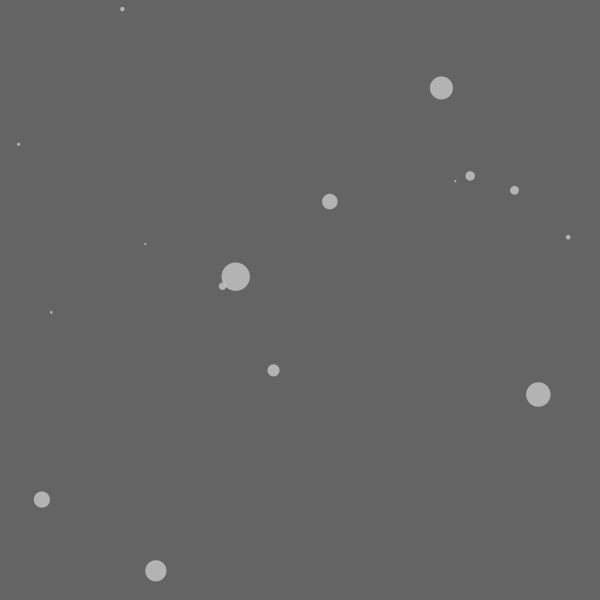
Frame 1 (no input)
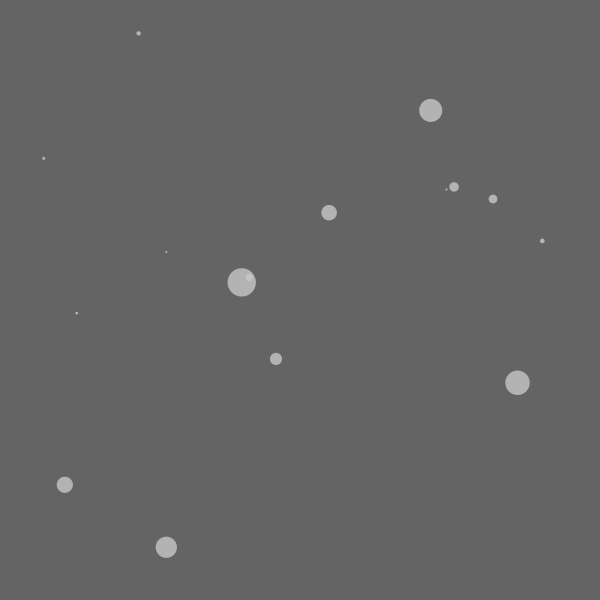
Frame 60 (the mouse pressed at the canvas centre just before this capture)
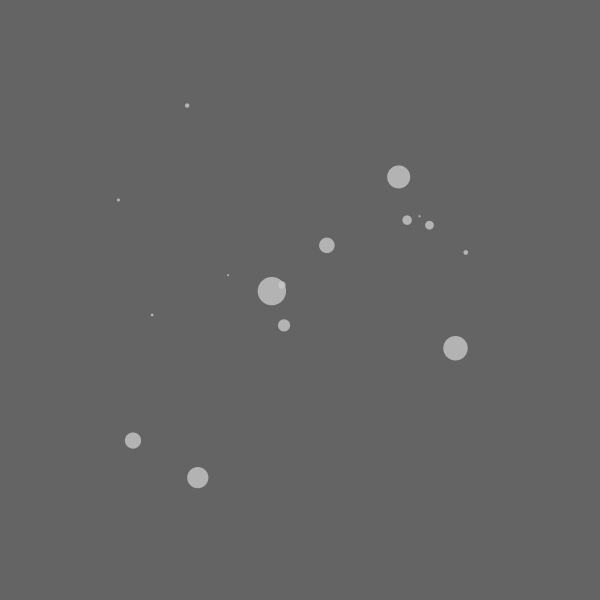
Frame 120 (the mouse held since frame 60 and released just before this capture)

The Processing sketch that drew these frames (run headless with seeded random() and noise(); from frame 60 on, the mouse is pressed at the canvas centre):

// Processing sketch: Example_02_08
// ── Example_02_08.pde
Mover[] movers = new Mover[16];

//Shiffman puts the variable for gravity G on the main sketch
//and references it on the Mover class.
//It works. I suppose that since the variable is declared here
//it will be available to the whole program
float G = 1;

void setup() {
  size(600, 600);
  pixelDensity(displayDensity());
  for (int i = 0; i < movers.length; i++) {
    movers[i] = new Mover(random(0.1, 2), random(width), random(height));
  }
}

void draw() {
  background(100);

  for (int i = 0; i < movers.length; i++) {
    for (int j = 0; j < movers.length; j++) {
      if (i != j) {
        PVector force = movers[j].attract(movers[i]);
        movers[i].applyForce(force);
      }
    }
    movers[i].update();
    movers[i].render();
  }
}

// ── Mover.pde
class Mover {
  PVector pos;
  PVector vel;
  PVector acc;
  float mass;

  Mover(float _m, float _x, float _y) {
    pos = new PVector(_x, _y);
    vel = new PVector(0, 0);
    acc = new PVector(0, 0);
    mass = _m;
  }

  void update() {
    vel.add(acc);
    pos.add(vel);
    acc.mult(0);
  }

  void render() {
    noStroke();
    fill(200, 200);
    ellipse(pos.x, pos.y, mass * 16, mass * 16);
  }

  void applyForce(PVector _f) {
    PVector force = PVector.div(_f, mass);
    acc.add(force);
  }

  PVector attract (Mover _m) {
    PVector force = PVector.sub(pos, _m.pos);
    float distance = force.mag();
    distance = constrain(distance, 5.0, 25.0);

    force.normalize();
    float strength = (G * mass * _m.mass) / (distance * distance);
    force.mult(strength);

    return force;
  }
}
